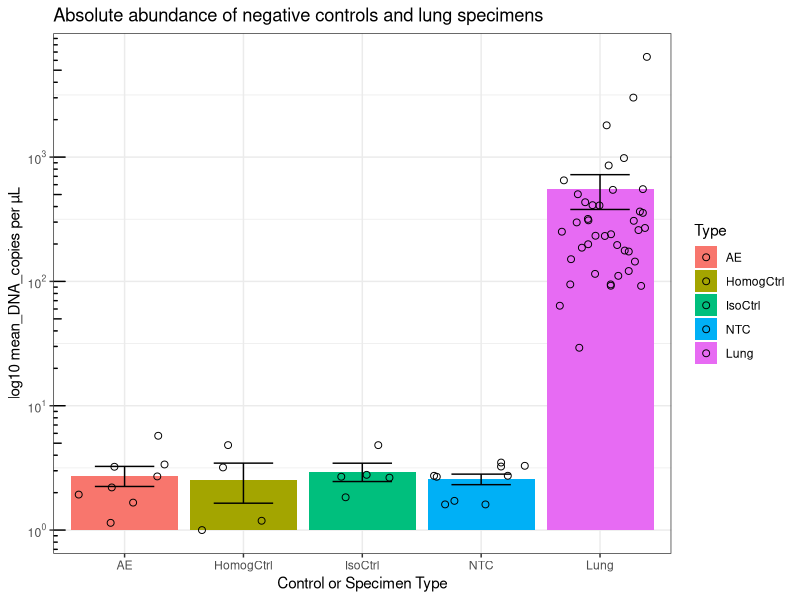

This chart was generated by the following R code: (Note: this script raises an error after producing the figure.)
## ---- chunk 1
knitr::opts_chunk$set(echo = TRUE)
## ---- chunk 2
# This is an example of a comment within a code chunk.
# The # symbol means that any text following it should not be treated as R code.
# When R code is run in a code chunk the resulting output will be displayed inline - that is, within the document - just below the current code chunk.
# The first line without a # symbol is actual R code, and it will be executed when this code chunk is run.
# To execute an entire code chunk: left click the green arrow in upper right of this section:
# Alternatively, left click on the following line with R code, then use: cmd + enter (mac), ctrl + enter (pc). This will run a single line rather than the entire chunk.
paste("Welcome to ATS 2020, PG9", "-", "A Hands-On Introduction to Studying the Lung Microbiome")
## ---- chunk 3
# This section contains typical libraries used in these analyses

# I. universal data wrangling and visualization
library(tidyverse)      # ggplot, dplyr, purrr, forcats, stringr... and other packages. See https://tidyverse.tidyverse.org/

# II. machine learning & analysis packages
library(vegan)          # decostand(), metaMDS(), scores(), rda(), ordispider(), adonis()
# library(mvabund)        # mvabund(), manyglm() # This line can be uncommented when using mvabund as part of the 16S analysis.
library(randomForest)   # randomForest()

# III. formatting, plotting
library(scales)         # used in formatting relative abundance % labels; unit_format()
library(RColorBrewer)   # brewer.pal() for generating custom palettes
library(knitr)          # kable(), for displaying nicer tables in html/pdf output
## ---- chunk 4
# For ease of use, place the processed 16S data files of interest into the same directory as your current RStudio project
# Best practices: 1) keep a separate project for each experiment or combination of experiments
# 2) include a data folder within the project's directory to keep source files organized; also somewhat mitigates the risk of modifying them inadvertently

# I. Read in .shared (counts of sequences assigned to OTU #s)
# Includes basic processing with selection of OTUs > 0.1 % of the population
otu_raw <- read.table("data/Heterogeneity.shared.txt", row.names = 2, header = TRUE) # read in the data, treating the first row as column names
otu_trim <- otu_raw[, -c(1:2)] # drop the first 2 columns
otu_trim <- as.matrix(otu_trim)
otu_tmp <- vegan::decostand(otu_trim, "total") * 100 # standardization
otu_trim[which(otu_tmp < 0.1)] <- 0 
otu_good <- otu_trim[, which(colSums(otu_trim) > 0)] # keep only the OTUs which were present after setting quantities under 0.1 to 0

# Trim _S from end of rownames(otu_good); note that it may be useful to keep these well identifiers in some analyses
# Also clean up extra underscores and Xs from rownames
rownames(otu_good) <- str_remove(rownames(otu_good), "_S\\d+") %>%
  str_replace_all(pattern = "[_X]+", replacement="_") %>%
  str_remove(pattern="_$")


# It's a good idea to inspect the data regularly with tools such as dim(), str(), head(), tail(), summary()... This will help in catching errors earlier
dim(otu_good) # dim(otu_good)[1] observations (samples) x dim(otu_good)[2] features (OTUs above .1% population threshold)
otu_good[1:20, 1:10] # Examine first 20 rows, 10 columns. Try using other means for getting a glimpse of the data, such as str(otu_good).


# II. Read in cons.taxonomy (for each OTU: contains taxonomic identifiers down to Genus level, if possible)
# Note that OTUs are in rows here rather than columns
# 2 imports are required due to the combination of 2 different separators  
tax1 <- read.table("data/Heterogeneity.0.03.cons.taxonomy.txt", sep = "\t", row.names = 1, header = TRUE, colClasses = c("character", "numeric", "character"))
tax2 <- read.table("data/Heterogeneity.0.03.cons.taxonomy.txt", sep = ";", skip = 1, col.names = c("", "Phylum", "Class", "Order", "Family", "Genus", "")) %>% 
  dplyr::select(-c(1, 7)) %>% # drop columns 1 and 7
  purrr::map_df(stringr::str_replace, "\\(.*.\\)", "") %>% # this essentially trims (100) and the like
  purrr::map_df(as.factor) # turns all present columns into factor type variables
otu_taxonomy <- data.frame(OTU = rownames(tax1), Size = tax1[, 1], tax2, stringsAsFactors = FALSE) # combine the first and second import
rownames(otu_taxonomy) <- rownames(tax1)

# trim otu_taxonomy based on OTUs in otu_good
otu_good_taxonomy <- otu_taxonomy[otu_taxonomy$OTU %in% colnames(otu_good), ] %>%
  droplevels() # Remove factor levels that have no values remaining due to removal
rownames(otu_good_taxonomy) <- intersect(rownames(otu_taxonomy), colnames(otu_good))
# otu_good_taxonomy <- as.data.frame(otu_good_taxonomy)   redundant in this case

dim(otu_good_taxonomy) # Displays number of rows and columns
otu_good_taxonomy # Examine the taxonomy dataframe. The first 10 OTUs coincide with the glimpse we took of otu_good. We're leveraging the df_print: paged option to be able to look through the dataframe in an html output.
## ---- chunk 5
# In this section, we'll load in metadata/environmental data, and/or create it

## Load approach using metadata from github repo
meta_df <- read.table("data/Heterogeneity.metadata.txt", sep = "\t", header = TRUE) 
# Note that this will create factors out of all chr type columns
#While - undesirable for 'specimen' but useful for 'reagent_tissue', 'litter', 'vendor', 'mouse', 'tissue_type', and 'cage'
otu_df <- data.frame(meta_df, decostand(otu_good, "total") * 100)
otu_df$specimen <- as.character(otu_df$specimen) # let's convert 'specimen' back to a chr-type

# Examples of metadata creation using regular expressions (regex) in a tidyverse pipeline
# Note that extracting metadata from sample names is much easier if naming conventions are consistent in terms of spelling and placement
# otu_df <- data.frame(decostand(otu_good, "total") * 100, Sample_name = row.names(otu_good), stringsAsFactors = FALSE) %>%
#   # Create Specimen_ctrl from first string of characters prior to first "_"
#   mutate(Specimen_ctrl = factor(case_when(str_detect(Sample_name, "^AE_") ~ "AE",
#                                        str_detect(Sample_name, "^Blank\\d_") ~ "Empty",
#                                        str_detect(Sample_name, "^Heparin_") ~ "Heparin",
#                                        str_detect(Sample_name, "^HomogCtrl_") ~ "HomogCtrl",
#                                        str_detect(Sample_name, "^IsoCtrl_") ~ "IsoCtrl",
#                                        str_detect(Sample_name, "^LPS_") ~ "LPS",
#                                        str_detect(Sample_name, "^PerfusionPBS_") ~ "PBS",
#                                        str_detect(Sample_name, "^WATERD|^waterC") ~ "WaterNeg",
#                                        str_detect(Sample_name, "^mock[CD]") ~ "Mock",
#                                        str_detect(Sample_name, "^[:alnum:]+") ~ str_extract(Sample_name, "^[:alnum:]+")), # for experimental groups, place after other steps because this regex would fill in values for controls (may or may not be ideal)
#                                 levels = c("CR1", "CR2", "JAX1", "JAX2", "AE", "Empty", "Heparin", "HomogCtrl", "IsoCtrl", "LPS", "PBS", "WaterNeg", "Mock")
#                 )
#          ) %>%
#   # Create Organ
#   mutate(Organ = factor(case_when(str_detect(Sample_name, "_CECUM_") ~ "Cecum",
#                                   str_detect(Sample_name, "_LUNG_HOMOG") ~ "Lung",
#                                   str_detect(Sample_name, "_NASAL_") ~ "Nasal",
#                                   str_detect(Sample_name, "_TONGUE_") ~ "Tongue"),
#                         levels = c("Nasal", "Tongue", "Lung", "Cecum")
#                 ) # sum(is.na(otu_df$Organ)) returns 32 (as expected, controls have NA in this column)
#          ) %>%
#   # Create Mouse
#   mutate(Mouse = as.numeric(str_extract(Sample_name, "(?<=(CR\\d|JAX\\d)_)\\d+") # numbers correspond to mice if a CR or JAX specimen
#               ) # sum(is.na(otu_df$Mouse)) returns 32 (as expected, the controls have NA in this column)
#          ) %>%
#   # metadata columns at front, followed by all of the count data
#   dplyr::select(Sample_name:Mouse, everything())
#   # note that the data is in wide format
#   
# otu_df$Specimen_ctrl %>% table() %>% sum() # 192: all samples/rows are accounted for
# otu_df$Organ %>% summary() %>% sum() # ditto; 32 NAs for organs
## ---- chunk 6
# The following lines of code randomly sample and display 10 rows from the metadata dataframe
set.seed(2358)
kable(dplyr::sample_n(meta_df, 10), caption = "Metadata, 10 randomly sampled rows", align = "l")
## ---- chunk 7
# for PCA ordinations; choose an 9 that covers the maximum number of factor levels (conditions) within a variable of interest
pcapal <- brewer.pal(9,"Set1")
## ---- chunk 8
# The readxl library is installed along with tidyverse, but is not loaded with library(tidyverse). We can however access the read_xlsx function without loading readxl as shown below.
spec_abs <- readxl::read_xlsx("data/16S_EvaGreen__Heterogeneity1_Data.xlsx", sheet = 2) %>%
  dplyr::select(Sample_name = `Sample Name`, DNA_copies_per_ul = `Copies/ul DNA`) %>% # Rename the two columns of interest, and retain only these columns
  dplyr::filter(str_detect(Sample_name, "LUNG")) # Keep only the lung tissue samples

ctrl_abs <- readxl::read_xlsx("data/16S_EvaGreen__Heterogeneity1Ctrls_030618.xlsx", sheet = 2) %>% 
  dplyr::select(Sample_name = `Sample Name`, DNA_copies_per_ul = `Copies/ul Sample`) %>% # Rename the two columns of interest, and retain only these columns
  drop_na() # drop rows with mising values
# Round up 0.57 DNA_copies to 1 (HomogCtrl_2)
ctrl_abs[ctrl_abs[, "DNA_copies_per_ul"] < 1, ][, "DNA_copies_per_ul"] <- 1

abs_df <- full_join(spec_abs, ctrl_abs, by = c("Sample_name", "DNA_copies_per_ul")) %>% # We could also use bind_rows() or rbind() in this scenario since we renamed the columns to match. However, for more complex operations, it's safer to use a join function and specify the key columns.
  mutate(Type = factor(case_when( # We need to create a factor containing the types of samples for creating separate bars in an upcoming visualization.
    str_detect(Sample_name, "LUNG") ~ "Lung", # When the Sample_name contains LUNG, assign Lung as the value in the new Type column
    TRUE ~ str_extract(Sample_name, "^[:alpha:]+") # Otherwise, determine a value based on the sequence of letters that occur at the start of the Sample_name
  ), levels = c("AE", "HomogCtrl", "IsoCtrl", "NTC", "Lung"))) # Assign an appropriate order for the factor

# We also need to compute the averages and error
avg_abs_df <- abs_df %>%
  group_by(Type) %>% # Before computing an average, identify what categories are being used to aggregate by. In this case, they're contained within the Type variable we just created.
  summarize(mean_DNA_copies = mean(DNA_copies_per_ul), SEM = sqrt(var(DNA_copies_per_ul)/length(DNA_copies_per_ul))) %>% # Create mean and SEM columns
  ungroup()
## ---- chunk 9
# Create our bar chart using ggplot
ggplot(avg_abs_df, aes(x = Type, y = mean_DNA_copies, fill = Type)) + # This brings in the dataframe and assigns columns to various plot elements
  geom_col() + # The type of plot we want to construct. This is a wrapper for geom_bar(). See ?geom_bar for more details.
  geom_errorbar(aes(ymin = mean_DNA_copies - SEM, ymax = mean_DNA_copies + SEM, width = 0.5)) + # An errorbar layer to be added to the bars
  scale_y_log10(labels = trans_format("log10", math_format(10^.x))) + # We could convert to log10 scale prior to plotting, or we can do it on the fly
  # geom_dotplot(data = abs_df, aes(y = DNA_copies_per_ul), binaxis = "y", dotsize = .6, stackdir = "center", stackratio = 1.5) +
  geom_jitter(data = abs_df, aes(y = DNA_copies_per_ul), shape = 1, size = 2) + # This adds a bit of random noise for visibility of points; shape 1 is an unfilled circle
  theme_bw() + # A minimalist theme
  labs(x = "Control or Specimen Type", y = "log10 mean_DNA_copies per µL", title = "Absolute abundance of negative controls and lung specimens") + # Rename labels
  annotation_logticks(sides = "l") # Control whether/where logticks appear
## ---- chunk 10
# Filter data to retain controls and lung tissue only
con_lung_df <- otu_df %>% # Note: this is just one of several possible approaches to filtering to retain the correct rows.
  filter((reagent_tissue == "Control") | (tissue_type == "Lung")) %>% # 65 specimens
  droplevels() # Remove factor levels with no remaining observations. This prevents potential headaches in downstream data wrangling and visualizations.
rownames(con_lung_df) <- con_lung_df$specimen 

# PCA of all negative controls + lung tissue
# Keep only the rows of interest for unstandardized data.
pca_df <- otu_good[con_lung_df$specimen, ]
otu_con_lung_hel <- decostand(pca_df, "hellinger") # Standardize use OTU columns only
otu_con_lung_pca <- rda(otu_con_lung_hel)

# summary() produces a list which is rather messy to print out all at once. Let's just examine the importance of the principal components by accessing $cont
summary(otu_con_lung_pca)$cont # 0.1782 0.08601 0.06845 proportion explained by first 3 axes

# Permanova
set.seed(8947) # Setting a seed allows for reproducibility. Both of these lines need to be run together for it to work.
adonis(otu_con_lung_hel~con_lung_df$vendor, method="euclidean", permutations = 10000) # 9.999e-05 ***
## ---- chunk 11
# This approach combines base R plotting functionality and vegan's ordispider function, which creates the lines connecting points to the centroids.
# Unlike with ggplot(), these lines must all be run at once in order to produce the desired result.
plot(otu_con_lung_pca, type = "n", font = 2, font.lab = 2, xlab = "PC1 (17.82% Explained)", ylab = "PC2 (8.60% Explained)", main = "PCA of Lung Tissue vs Controls, colored by Type", display = "sites")
points(otu_con_lung_pca, pch = 19, col = pcapal[as.numeric(con_lung_df$reagent_tissue)]) # pch determines the point shape and col determines the colors to be used.
ordispider(otu_con_lung_pca, con_lung_df$reagent_tissue, label = TRUE) # Draw lines from centroids to the points belonging to each group. 
legend("topright", levels(con_lung_df$reagent_tissue), pch = 19, col = pcapal, title = "Type") # Format and add details to legends
legend("topleft", legend = "Permanova: Difference between Lung Specimens and Controls: 9.999e-05") # Should signifiance test be include in the plot?
## ---- chunk 12
# Consider whether rownames should be shown, if so they may need to be truncated for visibility

# biplot(otu_con_lung_pca, type = "t") # This will result in a lot of warnings, and though it generates the plot it's not recommended

# Address warnings with the following function, (hides warnings from 0-length arrows)
# Alternatively, set warning = FALSE in the code chunk; does not seem to work on macs
quiet_biplot <- quietly(function(ordiobj, ...) {
  biplot(ordiobj, ...)
})

biplot_results <- quiet_biplot(otu_con_lung_pca, type = "t")

# example for replacing specimen labels with C or T
#  biplot(prcomp(otu_con_lung_hel), xlabs=ifelse(str_detect(con_lung_df$reagent_tissue, "Control"), "C", "T")) # arrow.len = 0 will also remove warnings, at the cost of losing the arrowhead
## ---- chunk 13
# Filter data to retain lung tissue only
otu_lung <- dplyr::filter(otu_df, tissue_type == "Lung") %>%
  droplevels() # remove levels that are no longer present due to filtering
rownames(otu_lung) <- otu_lung$specimen

# PCA of lung tissue specimens
# Keep only the rows of interest for unstandardized data.
pca_df <- otu_good[otu_lung$specimen, ]
otu_lung_hel <- decostand(pca_df, "hellinger") # Standardize use OTU columns only
otu_lung_pca <- rda(otu_lung_hel)

# summary() produces a list which is rather messy to print out all at once. Let's just examine the importance of the principal components by accessing $cont
summary(otu_lung_pca)$cont # 0.1458 0.10677 0.06776 proportion explained by first 3 axes

# Permanova
set.seed(8947) # Setting a seed allows for reproducibility. Both of these lines need to be run together for it to work.
adonis(otu_lung_hel~otu_lung$vendor, method="euclidean", permutations = 10000) # 9.999e-05 ***
## ---- chunk 14
# This approach combines base R plotting functionality and vegan's ordispider function, which creates the lines connecting points to the centroids.
# Unlike with ggplot(), these lines must all be run at once in order to produce the desired result.
plot(otu_lung_pca, type = "n", font = 2, font.lab = 2, xlab = "PC1 (14.58% Explained)", ylab = "PC2 (10.68% Explained)", main = "PCA of Specimen Origin, colored by Vendor", display = "sites")
points(otu_lung_pca, pch = 19, col = pcapal[as.numeric(otu_lung$vendor)]) # pch determines the point shape and col determines the colors to be used.
ordispider(otu_lung_pca, otu_lung$vendor, label = TRUE) # Draw lines from centroids to the points belonging to each group.
legend("topright", levels(otu_lung$vendor), pch = 19, col = pcapal, title = "Vendor") # Format and add details to legends
legend("bottomright", legend = "Permanova: Difference between Specimen Origin: 9.999e-05") # Should signifiance test be include in the plot?
## ---- chunk 15
# Consider whether rownames should be shown, if so they may need to be truncated for visibility

# biplot(otu_lung_pca, type = "t") # This will result in a lot of warnings, and though it generates the plot it's not recommended

# Address warnings with the following function, (hides warnings from 0-length arrows)
# Alternatively, set warning = FALSE in the code chunk; does not seem to work on macs

# see function that was created previously
biplot_results <- quiet_biplot(otu_lung_pca, type = "t")

# example for replacing specimen labels with CR or JL
#  biplot(prcomp(otu_lung_hel), xlabs=ifelse(str_detect(lung_df$vendor, "Charles_River"), "CR", "JL")) # arrow.len = 0 will also remove warnings, at the cost of losing the arrowhead
## ---- chunk 16
# Determine the order of OTUs based on means within Lung specimens
otu_order <- names(sort(colMeans(otu_lung[, stringr::str_detect(colnames(otu_lung), "Otu")]), decreasing = TRUE))

heat_df <- otu_lung %>% 
  select(specimen, log_IL1a, otu_order[1:20]) %>% # Select the top 20 OTUs
  pivot_longer(cols = -c("specimen", "log_IL1a"), names_to = "OTU", values_to = "Percentage", # Pivots (longer) all columns expect those specified by -str_which()
               names_ptypes = list(OTU = factor(levels = otu_order[1:20])))
  # group_by(OTU) %>%
  # summarize(Mean_perc = mean(Percentage)) %>%
  # ungroup()
## ---- chunk 17
# Note that the OTU levels are sorted in reverse order of abundance here - we could adjust this if desired.
ggplot(heat_df, aes(x = specimen, y = OTU)) +
  geom_tile(aes(fill = Percentage)) + 
  theme(axis.text.x = element_text(angle = 45, hjust = 1), plot.margin = unit(c(0.5,0.5,0.5,1),"cm")) + # Extra plot padding is necessary due to the rotation of x-axis labels.
  scale_fill_gradient(low = "white", high = "dark blue") + # This allows us to specify the colors used within the heatmap
  labs(title = "Relative abundance of top OTUs by Specimen", x = "Lung Tissue Specimen")
## ---- chunk 18
# Unfortunately, filtering and other tidyverse functions strip rownames, and rownames are useful for pulling information out of matrices.
# However, there is a function to easily put the specimen column back into rownames
heat_df <- dplyr::filter(otu_df, tissue_type == "Lung") %>%
  droplevels() %>% 
  column_to_rownames("specimen") %>% # This turns the specimen column into the rownames.
  select(otu_order[1:20]) # Keep only the top 20 OTUs.

# Create Bray-Curtis matrix for lung specimens
bc_lung_spec <- vegdist(select(heat_df, otu_order[1:20]), method = "bray")
# The linkage method to be used will depend on the nature of the data
clust_lung_spec <- hclust(bc_lung_spec, method = "average")

# Create Bray-Curtis matrix for OTUs
bc_lung_otu <- vegdist(t(select(heat_df, otu_order[1:20])), method = "bray")
clust_lung_otu <- hclust(bc_lung_otu, method = "average")

# Create the heatmap with dendrograms
heatmap(as.matrix(select(heat_df, str_which(colnames(heat_df), "Otu"))), Rowv = as.dendrogram(clust_lung_spec), Colv = as.dendrogram(clust_lung_otu), margins=c(5,0))
## ---- chunk 19
# First we need to prepare the data: negative controls and lung tissue specimens
# Order the data by most abundant OTU in lung tissue specimens only
# Include an errorbar
# Color by phyla

ra_df <- otu_df %>% # Note at this is just one of several possible approaches to filtering to retain the correct rows
  filter((reagent_tissue == "Control") | (tissue_type == "Lung")) %>% # 65 specimens
  droplevels() # remove factor levels with no remaining observations - saves potential headaches in downstream wrangling and visualizations

# Determine the order of OTUs based on means within Lung specimens
otu_order <- names(sort(colMeans(filter(ra_df, tissue_type == "Lung")[, str_detect(colnames(ra_df), "Otu")]), decreasing = TRUE))

# Keep top 20 OTUs, then reshape the dataframe from wide to long format
# g_df <- ra_df %>%
#   select(str_which(colnames(ra_df), "Otu", negate = TRUE), colnames(ra_df[, otu_order[1:20]])) %>% # Keep non-OTU columns, followed by the 20 most abundant OTU columns
#   gather(key = OTU, value = Percentage, -str_which(colnames(ra_df), "Otu", negate = TRUE), factor_key = TRUE) %>% # factor_key is important because we care about the order (levels) in OTU
#   droplevels()

# Keep top 20 OTUs, then reshape the dataframe from wide to long format
g_df <- ra_df %>%
  select(str_which(colnames(ra_df), "Otu", negate = TRUE), colnames(ra_df[, otu_order[1:20]])) %>% # Keep non-OTU columns, followed by the 20 most abundant OTU columns
  pivot_longer(cols = -str_which(colnames(ra_df), "Otu", negate = TRUE), names_to = "OTU", values_to = "Percentage",
               names_ptypes = list(OTU = factor(levels = otu_order[1:20]))) # Ensuring OTU column is a factor is important due to the ordering expected in RA plots

# Join Phylum column from taxonomy table
tax_df <- otu_good_taxonomy[otu_good_taxonomy[,"OTU"] %in% otu_order[1:20], c("OTU", "Phylum")] # Keep only the rows from ranked OTU vector, and OTU + whatever taxonomic level to use for filling bars
tax_df$OTU <- factor(tax_df$OTU, levels = otu_order[1:20]) # set OTU factor levels to be in the same order as in g_df. If this is not done, our OTU column will be coerced to a character vector when we join (we'll lose the levels)
g_df <- inner_join(g_df, tax_df, by = "OTU")

# dimensions have gone from 65 745 to 1300 18

# Generate mean and sem for each group
agg_df <- g_df %>%
  group_by(reagent_tissue, OTU, Phylum) %>%
  summarize(Mean_perc = mean(Percentage), SEM = sqrt(var(Percentage)/length(Percentage))) %>%
  ungroup()
## ---- chunk 20
(p <- ggplot(agg_df, aes(x = OTU, y = Mean_perc, fill = reagent_tissue)) + # Utilize the data and map the variables to plot parameters.
  geom_col() +
  facet_grid(reagent_tissue ~ .)) # Faceting replicates the plot once for each category contained within specified variable(s).
## ---- chunk 21
# Add an errorbar
(q <- p + geom_errorbar(aes(ymin = Mean_perc - SEM, ymax = Mean_perc + SEM, width = 0.3)))

# Clear background + modify theme (rotate x-axis labels, reposition legend)
(q <- q + theme_bw() + # note that a theme_ layer added after other other theme modifications will remove these prior modifications
    theme(panel.grid = element_blank(), axis.text.x = element_text(angle = 45, hjust = 1), legend.position = "top"))
## ---- chunk 22
# Add Genus levels to the OTU Number
levels(agg_df$OTU) <- fct_inorder(paste0(otu_good_taxonomy[levels(agg_df$OTU), ]$Genus, " (", levels(agg_df$OTU), ")"))
# equivalent to: # cbmbtools::paste_tax(levels(agg_df$OTU))

ggplot(agg_df, aes(x = OTU, y = Mean_perc, fill = fct_rev(reagent_tissue))) + 
  geom_col() +
  facet_grid(fct_rev(reagent_tissue) ~ .) +
  geom_errorbar(aes(ymin = Mean_perc - SEM, ymax = Mean_perc + SEM, width = 0.3)) + 
  theme_bw() +
  theme(panel.grid = element_blank(), axis.text.x = element_text(angle = 45, hjust = 1), legend.position = "top", plot.margin = unit(c(0.5,0.5,0.5,1),"cm")) + 
  scale_y_continuous(labels = unit_format(suffix = "%")) + 
  labs(title="Comparison of Lung Tissue and Controls", subtitle = "Ranked by lung tissue specimens", y = "% Relative Abundance")
## ---- chunk 23
# Although it is possible to adjust the values and labels within the ggplot workflow, perhaps the simplest approach would be to correct the reagent_tissue column values and factor levels prior to plotting
agg_df$reagent_tissue <- fct_recode(agg_df$reagent_tissue, Lung = "Tissue") %>%
  fct_relevel("Lung")

ggplot(agg_df, aes(x = OTU, y = Mean_perc, fill = reagent_tissue)) + 
  geom_col() + # use show.legend = FALSE to remove the legend entirely
  facet_grid(reagent_tissue ~ .) +
  geom_errorbar(aes(ymin = Mean_perc - SEM, ymax = Mean_perc + SEM, width = 0.3)) + 
  theme_bw() +
  theme(panel.grid = element_blank(), axis.text.x = element_text(angle = 45, hjust = 1), legend.position = "top", plot.margin = unit(c(0.5,0.5,0.5,1),"cm"), legend.title = element_blank()) + 
  scale_y_continuous(labels = unit_format(suffix = "%")) + 
  labs(title="Comparison of Lung Tissue and Controls", subtitle = "Ranked by lung tissue specimens", y = "% Relative Abundance")
  # for further customizing of the legend, try adding a guide_legend() layer
## ---- chunk 24
# First we need to prepare the taxonomic data - In this case we did this earlier in our overall RA data prep.

# Next, simply change the fill parameter to Phylum and rerun the ggplot code
ggplot(agg_df, aes(x = OTU, y = Mean_perc, fill = Phylum)) + 
  geom_col() + # use show.legend = FALSE to remove the legend entirely
  facet_grid(reagent_tissue ~ .) +
  geom_errorbar(aes(ymin = Mean_perc - SEM, ymax = Mean_perc + SEM, width = 0.3)) + 
  theme_bw() +
  theme(panel.grid = element_blank(), axis.text.x = element_text(angle = 45, hjust = 1), legend.position = "top", plot.margin = unit(c(0.5,0.5,0.5,1),"cm"), legend.title = element_blank()) + 
  scale_y_continuous(labels = unit_format(suffix = "%")) + 
  labs(title="Comparison of Lung Tissue and Controls", subtitle = "Ranked by lung tissue specimens", y = "% Relative Abundance")

# Encourage participants to run these by commenting out a layer, altering 1 parameter to develop a deeper understanding of how to build up or alter a ggplot object
## ---- chunk 25
# First we need to prepare the data: lung tissue
# Order the data by most abundant OTUs within Charles River vendor
# Include an errorbar
# Color by phyla
# Add Genus identifier to the OTU number where possible

ra_df <- otu_df %>% # Note at this is just one of several possible approaches to filtering to retain the correct rows
  filter(tissue_type == "Lung") %>% # 40 specimens
  droplevels() # remove factor levels with no remaining observations - saves potential headaches in downstream wrangling and visualizations

# Determine the order of OTUs based on means within Lung specimens from Charles River
otu_order <- names(sort(colMeans(filter(ra_df, vendor == "Charles_River")[, str_detect(colnames(ra_df), "Otu")]), decreasing = TRUE))

# Keep top 20 OTUs, then reshape the dataframe from wide to long format
g_df <- ra_df %>%
  select(str_which(colnames(ra_df), "Otu", negate = TRUE), colnames(ra_df[, otu_order[1:20]])) %>% # Keep non-OTU columns, followed by the 20 most abundant OTU columns
  pivot_longer(cols = -str_which(colnames(ra_df), "Otu", negate = TRUE), names_to = "OTU", values_to = "Percentage",
               names_ptypes = list(OTU = factor(levels = otu_order[1:20]))) # Ensuring OTU column is a factor is important due to the ordering expected in RA plots
  
# Join Phylum column from taxonomy table
tax_df <- otu_good_taxonomy[otu_good_taxonomy[,"OTU"] %in% otu_order[1:20], c("OTU", "Phylum")] # Keep only the rows from ranked OTU vector, and OTU + whatever taxonomic level to use for filling bars
tax_df$OTU <- factor(tax_df$OTU, levels = otu_order[1:20]) # set OTU factor levels to be in the same order as in g_df. If this is not done, our OTU column will be coerced to a character vector when we join (we'll lose the levels)
g_df <- inner_join(g_df, tax_df, by = "OTU")

# dimensions have gone from 40 745 to 1300 18

# Generate mean and sem for each group
agg_df <- g_df %>%
  group_by(vendor, OTU, Phylum) %>%
  summarize(Mean_perc = mean(Percentage), SEM = sqrt(var(Percentage)/length(Percentage))) %>%
  ungroup()

# Add Genus levels to the OTU Number
levels(agg_df$OTU) <- fct_inorder(paste0(otu_good_taxonomy[levels(agg_df$OTU), ]$Genus, " (", levels(agg_df$OTU), ")"))
## ---- chunk 26
(ra_vend_plot <- ggplot(agg_df, aes(x = OTU, y = Mean_perc, fill = Phylum)) + 
  geom_col() + # use show.legend = FALSE to remove the legend entirely
  facet_grid(vendor ~ .) +
  geom_errorbar(aes(ymin = Mean_perc - SEM, ymax = Mean_perc + SEM, width = 0.3)) + 
  theme_bw() +
  theme(panel.grid = element_blank(), axis.text.x = element_text(angle = 45, hjust = 1), legend.position = "top", plot.margin = unit(c(0.5,0.5,0.5,1),"cm"), legend.title = element_blank()) + 
  scale_y_continuous(labels = unit_format(suffix = "%")) + 
  labs(title="Comparison of Lung Tissue across vendors", subtitle = "Ranked by Charles River lung tissue specimens", y = "% Relative Abundance"))
## ---- chunk 27
# This code was used previously when we prepared our PCA ordination
set.seed(8947) # setting a seed allows for reproducibility - both lines need to be run together
adonis(otu_lung_hel~otu_lung$vendor, method="euclidean", permutations = 10000) # 9.999e-05 ***
# The left hand side of the formula is the transformed data, and the right hand side is a vector (column) container the group identifiers of interest.
## ---- chunk 28
# a <- Sys.time() # Sometimes this can take a while, so it might be useful to keep track of the time with start/stop points to allow us to compute the duration.
# otu_mva <- mvabund(otu_lung[,str_which(colnames(otu_lung), "Otu")]) # select only lung specimens and Otu columns
# otu_ven_many <- manyglm(otu_mva ~ otu_lung$vendor)
# otu_mva_results <- anova(otu_ven_many, p.uni="adjusted")
# b <- Sys.time()
# b - a
# 
# plot(otu_ven_many) # Residual plot
# otu_mva_results$table # Signif
# 
# # Example output
# # Analysis of Deviance Table
# #
# # Model: manyglm(formula = otu_mva ~ otu_lung$vendor)
# #
# # Multivariate test:
# #                 Res.Df Df.diff   Dev Pr(>Dev)
# # (Intercept)         39
# # otu_lung$vendor     38       1 797.9    0.001 ***
# # ---
# # Signif. codes:  0 ‘***’ 0.001 ‘**’ 0.01 ‘*’ 0.05 ‘.’ 0.1 ‘ ’ 1
## ---- chunk 29
# Run anova on our hellinger transformed data. We'll also need to pass in one or more vectors of metadata corresponding to the constraining variables.
lung_meta <- dplyr::filter(otu_df, specimen %in% rownames(otu_lung)) %>%
  dplyr::select(-str_which(colnames(otu_df), "Otu"))
cage_cca <- cca(otu_lung_hel ~ lung_meta$cage) # First create the cca model object
anova(cage_cca) # Analyze the model
## ---- chunk 30
# # The following lines could be run with an mvabund model
# # Restructure, sort, filter to retrieve significant OTUs
# otu_ven_sigpvals <- data.frame(OTU = colnames(otu_mva_results$uni.p), uni_p = otu_mva_results$uni.p[2,]) %>%
#   filter(uni_p <= .05) %>% # The threshold here can be adjusted to the desired level.
#   droplevels() %>%
#   arrange(uni_p) # Orders the pvalues
# 
# # label OTUS
# otu_ven_sigpvals$OTU <- fct_inorder(paste0(otu_good_taxonomy[levels(otu_ven_sigpvals$OTU), ]$Genus, " (", levels(otu_ven_sigpvals$OTU), ")"))
## ---- chunk 31
# Note that this is an example constructed for illustration purposes only
mva_sigpvals <- data.frame(Family = c("Lachnospiraceae", "Erysipelotrichaceae", "Porphyromonadaceae", "Clostridiaceae_1", "Streptococcaceae", "Lactobacillaceae"), uni_p = c(0.001, 0.003, 0.015, 0.016, 0.017, 0.017))
knitr::kable(mva_sigpvals, caption = "Vendors, Significant OTUs (.05)", align = "l") # Check out ?kable for further specifications.

# # This example would use the output from previous code chunk rather than our arbitrary dataframe
# knitr::kable(otu_ven_sigpvals, caption = "Vendors, Significant OTUs (.05)", align = "l")
## ---- chunk 32
# Aggregate the OTU data into family. This requires a fair amount of data reshaping and joining operations. Wrapping these steps into a function is ideal so that you don't have to retrace every step for simply changing a taxonomic level for aggregation (e.g. Phylum vs Family).
fam_df <- otu_df %>%
  dplyr::select(specimen, contains("Otu")) %>% # Keep only the specimen identifier and OTU columns
  tidyr::pivot_longer(cols = -stringr::str_which(colnames(.), "Otu", negate = TRUE), names_to = "OTU", values_to = "Percentage") %>% # Take data into long form in preparation for join operation
  dplyr::inner_join(dplyr::select(otu_good_taxonomy, OTU, Family), by = "OTU") %>% # Determine which columns to join from taxonomy table. In this example, we're adding the Family column.
  dplyr::group_by(specimen, Family) %>%
  dplyr::summarize(Percentage = sum(Percentage)) %>% # Note that this step removes any metadata columns which aren't grouped by
  dplyr::ungroup() %>%
  tidyr::spread(key = Family, value = Percentage) %>% # Return data from long form to wide
  dplyr::inner_join(dplyr::select(otu_df, -contains("Otu")), by = "specimen") %>%
  dplyr::select(specimen, reagent_tissue:IL1a, everything()) # Pull metadata coluns to the front, all Family columns follow afterwards
## ---- chunk 33
# For lung specimens, retain only vendor & OTU columns
rf_df <- dplyr::filter(fam_df, tissue_type == "Lung") %>% 
  dplyr::select(vendor, levels(otu_good_taxonomy$Family)) %>% 
  droplevels()
  
a <- Sys.time()
set.seed(3462)
rf_vendors <- randomForest(vendor ~ ., data = rf_df, importance = TRUE) # Setting the importance parameter to TRUE allows us to obtain the variable importance info we're after.
b <- Sys.time()
b-a

# Basic variable importance plot
varImpPlot(rf_vendors, scale = FALSE)
## ---- chunk 34
a <- Sys.time()
nforest <- 100
set.seed(3462)
rf_list <- vector("list", nforest) # Initialize a list to store the randomForests
for (i in seq_along(1:nforest)) { # Loops nforest number of times, creating a model and saving it into the list each time.
    rf_list[[i]] <- randomForest(vendor ~ ., data = rf_df, importance = TRUE) 
}
b <- Sys.time()
b-a

# Extract the feature importances
fi_df <- purrr::map(rf_list, ~{.[["importance"]][, 3]}) %>%
  unlist() %>%
  data.frame(Feature = names(.), MeanDecreaseAccuracy = .)

meas <- colnames(fi_df)[2] # "MeanDecreaseAccuracy"

# Identify the top features
top_feat <- fi_df %>% dplyr::group_by(Feature) %>%
  summarize(`:=`(!!meas, mean(.data[[meas]]))) %>%
  arrange(desc(.data[[meas]])) %>% 
  head(20) %>% # Top 20 features
  droplevels()

# Retain only the top features
fi_df <- dplyr::filter(fi_df, Feature %in% top_feat$Feature) %>% 
  droplevels()
fi_df$Feature <- forcats::fct_reorder(fi_df$Feature, fi_df[, 2], .fun = mean, .desc = TRUE)
## ---- chunk 35
ggplot(fi_df, aes(x = Feature, y = fi_df[, 2])) + 
  geom_boxplot(outlier.alpha = 0.4) + 
  theme_bw() + 
  labs(y = meas, title = paste0("Feature Importance: vendor ~ Family microbiome"), subtitle = paste0("Model: rf_df \nRuns: ", length(rf_list), ", mtry: ", rf_list[[1]]$mtry)) + 
  coord_flip() + # Flip the axes for improved readability
  scale_x_discrete(limits = rev(levels(fi_df$Feature)))
## ---- chunk 36
shan_div <- diversity(otu_good) %>% 
  data.frame(Shannon = .) %>%
  rownames_to_column("specimen") %>%
  left_join(otu_df[,1:6], by = "specimen") # Join first 6 metadata columns, allows for easier filtering

lung_shan <- shan_div %>% 
  dplyr::filter(tissue_type == "Lung") # Retain only lung specimens for visualization

# Create summary statistics for bars/error bars  
agg_lung_shan <- lung_shan %>%
  group_by(vendor) %>%
  summarize(Mean_Sh = mean(Shannon), SEM_Sh = sqrt(var(Shannon)/length(Shannon))) # Create summary statistics
## ---- chunk 37
ggplot(agg_lung_shan, aes(x = vendor, y = Mean_Sh, fill = vendor)) + # This brings in the aggregated dataframe and assigns columns to various plot elements
  geom_col(show.legend = FALSE) + # Add bars representing the mean of specimens' Shannon diversity by vendor
  geom_jitter(data = lung_shan, aes(x = vendor, y = Shannon), width = .2, alpha = .5, show.legend = FALSE) + # Use specimen level data, map columns to scatterplot attributes
  geom_errorbar(aes(ymin = Mean_Sh - SEM_Sh, ymax = Mean_Sh + SEM_Sh), alpha = .5) + # Add an errorbar layer
  theme_bw() + # A minimalist theme
  labs(y = "Shannon Diversity", title = "Shannon Diversity of Lung Specimens by Vendor") # Adjust axis label and title
## ---- chunk 38
# This will save a new file called otu_lung.csv in the current working directory
write.csv(otu_lung, file = "otu_lung.csv")
## ---- chunk 39
# The optional `path` parameter can be added onto the filename, used to denote a different directory. Use ?ggsave to check out other parameters
ggsave(filename = "testplot.pdf", plot = ra_vend_plot, width = 30, height = 30, units = "cm")
